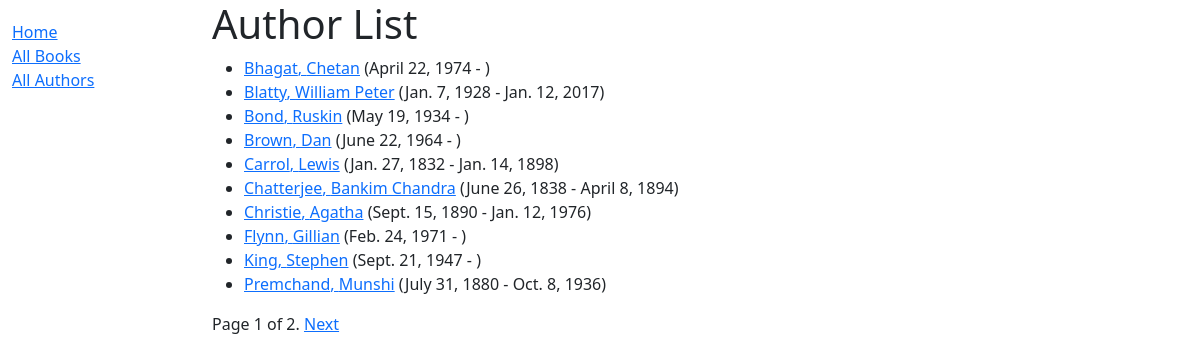
Screenshot of /catalog/authors/ with the database file from the repository.
### Catalog/models.py (models this page shows, shortened)
class Author(models.Model):
    first_name = models.CharField(max_length = 100)
    last_name = models.CharField(max_length = 100)
    date_of_birth = models.DateField(null = True, blank = True)
    date_of_death = models.DateField('Died', null = True, blank = True)
    class Meta:
        ordering = ['last_name', 'first_name']
    def get_absolute_url(self):
        return reverse('author-detail', args = [str(self.id)])

### Catalog/views.py (the view)
# urls.py: path('authors/', views.AuthorListView.as_view(), name = 'authors'),
class AuthorListView(generic.ListView):
    model = Author
    paginate_by = 10

### Catalog/templates/Catalog/author_list.html (shortened to what this page needs)
{% extends 'base_generic.html' %}
{% block content %}
    <h1>Author List</h1>
    {% if author_list %}
        <ul>
            {% for author in author_list %}
                <li><a href="{{ author.get_absolute_url }}">{{ author.last_name }}, {{ author.first_name }}</a> ({{author.date_of_birth}} - {% if author.date_of_death %}{{author.date_of_death}}{% endif %})</li>
            {% endfor %}
        </ul>
    {% else %}
        <p>There are no authors in the library.</p>
    {% endif %}
{% endblock %}

### rows the page displays
Author: last_name "Bhagat", first_name "Chetan", date_of_birth "April 22, 1974"
Author: last_name "Blatty", first_name "William Peter", date_of_birth "Jan. 7, 1928", date_of_death "Jan. 12, 2017"
Author: last_name "Bond", first_name "Ruskin", date_of_birth "May 19, 1934"
Author: last_name "Brown", first_name "Dan", date_of_birth "June 22, 1964"
Author: last_name "Carrol", first_name "Lewis", date_of_birth "Jan. 27, 1832", date_of_death "Jan. 14, 1898"
Author: last_name "Chatterjee", first_name "Bankim Chandra", date_of_birth "June 26, 1838", date_of_death "April 8, 1894"
Author: last_name "Christie", first_name "Agatha", date_of_birth "Sept. 15, 1890", date_of_death "Jan. 12, 1976"
Author: last_name "Flynn", first_name "Gillian", date_of_birth "Feb. 24, 1971"
Author: last_name "King", first_name "Stephen", date_of_birth "Sept. 21, 1947"
Author: last_name "Premchand", first_name "Munshi", date_of_birth "July 31, 1880", date_of_death "Oct. 8, 1936"

### other values shown
{{ page_obj.number }} "1"
{{ page_obj.paginator.num_pages }} "2"
